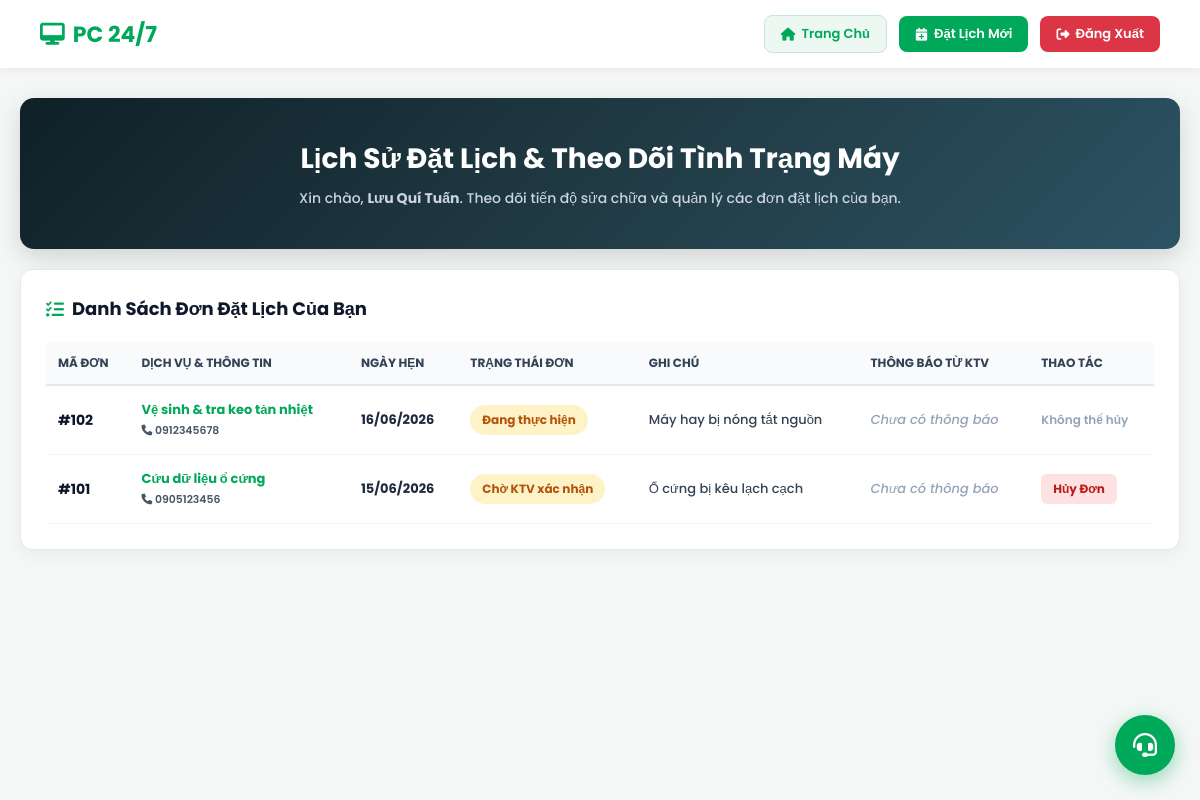
The page /khachhang.php (signed in) on the database its author committed.
### tables this page shows
CREATE TABLE `bookings` (
  `id` int(11) NOT NULL AUTO_INCREMENT,
  `user_id` int(11) NOT NULL,
  `customer_name` varchar(100) NOT NULL,
  `phone` varchar(15) NOT NULL,
  `address` varchar(255) DEFAULT NULL,
  `service_name` varchar(150) NOT NULL,
  `booking_date` date NOT NULL,
  `payment_method` varchar(100) NOT NULL,
  `note` text DEFAULT NULL,
  `status` varchar(50) NOT NULL DEFAULT 'Chờ KTV xác nhận',
  `created_at` timestamp NOT NULL DEFAULT current_timestamp(),
  PRIMARY KEY (`id`),
  KEY `user_id` (`user_id`),
  CONSTRAINT `fk_bookings_users` FOREIGN KEY (`user_id`) REFERENCES `users` (`id`) ON DELETE CASCADE
);

### khachhang.php (the view, shortened to what this page needs)
<?php
require_once __DIR__ . '/../config/connect.php';
$user_id = $_SESSION['user_id'];
$fullname = $_SESSION['fullname'] ?? ($_SESSION['username'] ?? 'Khách hàng');
$stmt_orders = $conn->prepare("SELECT * FROM bookings WHERE user_id = ? ORDER BY id DESC");
$stmt_orders->bind_param("i", $user_id);
$stmt_orders->execute();
$orders_result = $stmt_orders->get_result();
?>
<!DOCTYPE html>
<html lang="vi">
<head>
    <link rel="stylesheet" href="https://cdnjs.cloudflare.com/ajax/libs/font-awesome/6.4.0/css/all.min.css">
</head>
<body>
    <header class="header-nav">
        <a href="../index.php" class="logo"><i class="fa-solid fa-desktop"></i> PC 24/7</a>
        <div class="nav-actions">
            <a href="../index.php" class="btn-nav btn-home"><i class="fa-solid fa-house"></i> Trang Chủ</a>
            <a href="../index.php#booking" class="btn-nav btn-new"><i class="fa-solid fa-calendar-plus"></i> Đặt Lịch Mới</a>
            <a href="../auth/logout.php" class="btn-nav btn-logout"><i class="fa-solid fa-right-from-bracket"></i> Đăng Xuất</a>
        </div>
    </header>
    <div class="banner-container">
        <div class="banner">
            <h1>Lịch Sử Đặt Lịch & Theo Dõi Tình Trạng Máy</h1>
            <p>Xin chào, <strong><?php echo htmlspecialchars($fullname); ?></strong>. Theo dõi tiến độ sửa chữa và quản lý các đơn đặt lịch của bạn.</p>
        </div>
    </div>
    <div class="container">
        <div class="card">
            <h2><i class="fa-solid fa-list-check" style="color: #00a859;"></i> Danh Sách Đơn Đặt Lịch Của Bạn</h2>
            <div style="overflow-x: auto;">
                <table class="order-table">
                    <thead>
                        <tr>
                            <th>Mã Đơn</th>
                            <th>Dịch Vụ & Thông Tin</th>
                            <th>Ngày Hẹn</th>
                            <th>Trạng Thái Đơn</th>
                            <th>Ghi Chú</th>
                            <th>Thông Báo Từ KTV</th>
                            <th>Thao Tác</th>
                        </tr>
                    </thead>
                    <tbody>
                        <?php if ($orders_result && $orders_result->num_rows > 0): ?>
                            <?php while ($row = $orders_result->fetch_assoc()):
                                $status = trim($row['status'] ?? 'Chờ KTV xác nhận');
                                $badge_class = 'badge-warning';
                                $raw_note = $row['note'] ?? '';
                                $user_note = $raw_note;
                                $ktv_feedback = '<span style="color: #94a3b8; font-style: italic;">Chưa có thông báo</span>';
                            ?>
                                <tr>
                                    <td><strong style="font-size: 14px; color: #0f172a;">#<?php echo $row['id']; ?></strong></td>
                                    <td>
                                        <strong style="color: #00a859;"><?php echo htmlspecialchars($row['service_name']); ?></strong><br>
                                        <small style="color: #475569; font-weight: 600;"><i class="fa-solid fa-phone"></i> <?php echo htmlspecialchars($row['phone']); ?></small>
                                    </td>
                                    <td><strong style="color: #1e293b;"><?php echo date('d/m/Y', strtotime($row['booking_date'])); ?></strong></td>
                                    <td><span class="badge <?php echo $badge_class; ?>"><?php echo htmlspecialchars($status); ?></span></td>
                                    <td><span style="color: #334155; font-weight: 500;"><?php echo htmlspecialchars($user_note); ?></span></td>
                                    <td><?php echo $ktv_feedback; ?></td>
                                    <td>
                                        <?php if ($status === 'Chờ KTV xác nhận'): ?>
                                            <a href="khachhang.php?cancel_id=<?php echo $row['id']; ?>" class="btn-cancel" onclick="return confirm('Bạn có chắc muốn hủy đơn này không?');">Hủy Đơn</a>
                                        <?php else: ?>
                                            <span style="color: #94a3b8; font-size: 12px; font-weight: 600;">Không thể hủy</span>
                                        <?php endif; ?>
                                    </td>
                                </tr>
                            <?php endwhile; ?>
                        <?php endif; ?>
                    </tbody>
                </table>
            </div>
        </div>
    </div>
    <div class="chat-widget-container">
        <button class="chat-bubble-btn" onclick="toggleChat()" title="Trò chuyện với KTV">
            <i class="fa-solid fa-headset"></i>
        </button>
    </div>
</body>
</html>

### khachhang.php (style rules this page uses)
* { box-sizing: border-box; margin: 0; padding: 0; font-family: 'Poppins', sans-serif; }
body { background-color: #f4f7f6; color: #1e293b; }
.header-nav { background: #ffffff; padding: 15px 40px; display: flex; justify-content: space-between; align-items: center; box-shadow: 0 2px 10px rgba(0,0,0,0.06); }
.logo { font-size: 22px; font-weight: 700; color: #00a859; text-decoration: none; display: flex; align-items: center; gap: 8px; }
.nav-actions { display: flex; gap: 12px; align-items: center; }
.btn-nav { padding: 8px 16px; border-radius: 8px; font-size: 13px; font-weight: 600; text-decoration: none; display: flex; align-items: center; gap: 6px; }
.btn-home { background: #eef8f3; color: #00a859; border: 1px solid #c8e6d5; }
.btn-new { background: #00a859; color: white; }
.btn-logout { background: #dc3545; color: white; }
.banner-container { max-width: 1250px; margin: 30px auto 20px auto; padding: 0 20px; }
.banner { background: linear-gradient(135deg, #0f2027, #203a43, #2c5364); border-radius: 14px; color: white; padding: 40px 30px; text-align: center; box-shadow: 0 8px 25px rgba(0,0,0,0.15); }
.banner h1 { font-size: 28px; font-weight: 700; margin-bottom: 8px; }
.banner p { font-size: 14px; color: #cbd5e1; font-weight: 500; }
.container { max-width: 1250px; margin: 0 auto 50px auto; padding: 0 20px; }
.card { background: white; border-radius: 12px; padding: 25px; box-shadow: 0 4px 15px rgba(0,0,0,0.05); border: 1px solid #e2e8f0; }
.card h2 { font-size: 18px; font-weight: 700; color: #0f172a; margin-bottom: 20px; display: flex; align-items: center; gap: 8px; }
.order-table { width: 100%; border-collapse: collapse; }
.order-table th { background: #f8fafc; color: #334155; font-weight: 700; font-size: 12px; text-transform: uppercase; padding: 12px; border-bottom: 2px solid #e2e8f0; text-align: left; }
.order-table td { padding: 14px 12px; border-bottom: 1px solid #f1f5f9; font-size: 13px; vertical-align: middle; font-weight: 500; }
.badge { padding: 6px 12px; border-radius: 20px; font-size: 12px; font-weight: 700; display: inline-block; }
.badge-warning { background: #fef3c7; color: #b45309; }
.btn-cancel { background: #fee2e2; color: #b91c1c; padding: 6px 12px; border-radius: 6px; font-size: 12px; font-weight: 700; text-decoration: none; display: inline-block; border: none; cursor: pointer; }
.chat-widget-container { position: fixed; bottom: 25px; right: 25px; z-index: 1000; }
.chat-bubble-btn { background: #00a859; color: white; width: 60px; height: 60px; border-radius: 50%; display: flex; align-items: center; justify-content: center; font-size: 24px; box-shadow: 0 6px 20px rgba(0,168,89,0.4); cursor: pointer; border: none; transition: transform 0.2s; }

### rows shown on the page
bookings: id "102", service_name "Vệ sinh & tra keo tản nhiệt", phone "0912345678", booking_date "16/06/2026", status "Đang thực hiện", note "Máy hay bị nóng tắt nguồn", shows "Không thể hủy"
bookings: id "101", service_name "Cứu dữ liệu ổ cứng", phone "0905123456", booking_date "15/06/2026", status "Chờ KTV xác nhận", note "Ổ cứng bị kêu lạch cạch"

### other values the page prints
$fullname "Lưu Quí Tuấn"
